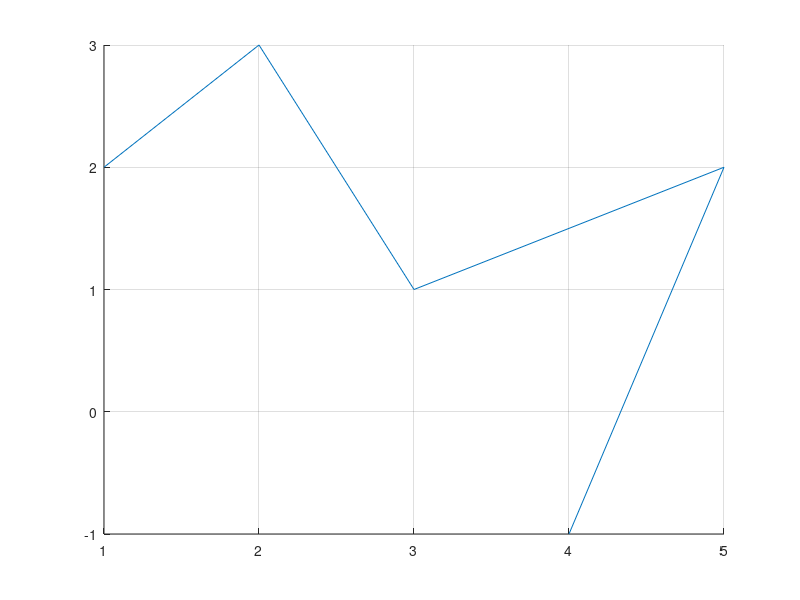

Source code (MATLAB): (Note: this script raises an error after producing the figure.)
clear;
close all;

hold on;
grid on;

%% init control point
control_point =[1,2;2,3;3,1;5,2;4,-1];
plot(control_point(:,1), control_point(:,2));

k = 3;
n = 4;
knots = [zeros(1,k-1) linspace(0, 1, n-k+3) ones(1,k-1)];

m = 1000; 
t = linspace(0, 1, m);
X = ones(m, 2);
for i = 1 : m  
    X(i,:) = CoxdeBoor(t(i), control_point, knots, k);
end

plot(X(:,1), X(:,2));
